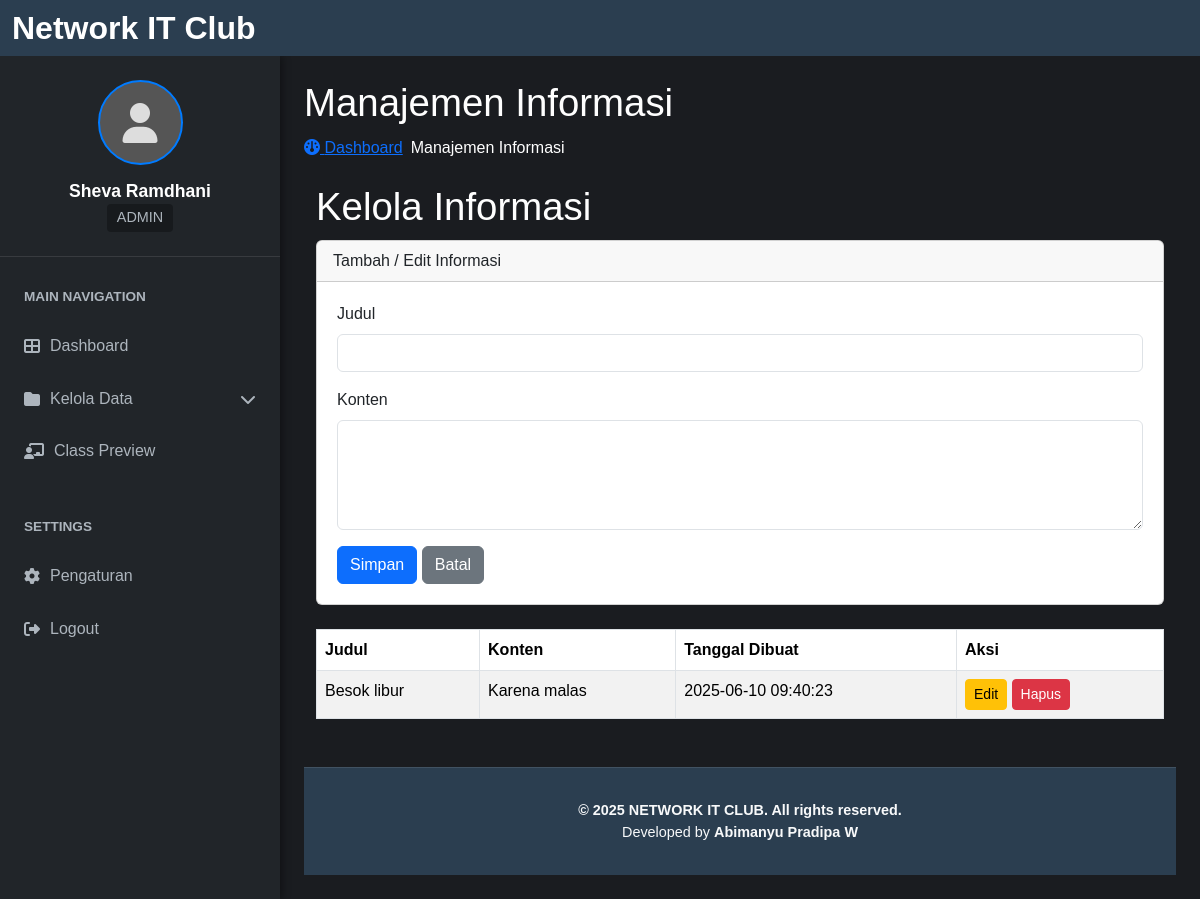
Page /dashboard/informasi/index.php (signed in) on the committed database.
### tables this page shows
CREATE TABLE `informasi` (
  `id` int(11) NOT NULL,
  `title` varchar(255) NOT NULL,
  `content` text NOT NULL,
  `created_at` timestamp NOT NULL DEFAULT current_timestamp()
);

### dashboard/informasi/index.php (the view, shortened to what this page needs)
<?php
require_once '../../includes/inc_koneksi.php';
require_once '../dashboard_header.php';
$page_title = "Manajemen Informasi";
$informasi_list = [];
$query = "SELECT * FROM informasi ORDER BY created_at DESC";
$result = mysqli_query($koneksi, $query);
if ($result) {
    while ($row = mysqli_fetch_assoc($result)) {
        $informasi_list[] = $row;
    }
}
?>
<div class="content-wrapper mb-5" style="min-width: 100%;">
    <section class="content-header">
        <h1><?php echo $page_title; ?></h1>
        <ol class="breadcrumb gap-2">
            <li><a href="../../index.php"><i class="fa fa-dashboard"></i> Dashboard</a></li>
            <li class="active"><?php echo $page_title; ?></li>
        </ol>
    </section>
<div class="container mt-4">
    <h1>Kelola Informasi</h1>
    <div class="card mb-4">
        <div class="card-header">Tambah / Edit Informasi</div>
        <div class="card-body">
            <form method="POST" action="index.php" id="informasiForm">
                <div class="mb-3">
                    <label for="title" class="form-label">Judul</label>
                    <input type="text" class="form-control" name="title" id="title" required>
                </div>
                <div class="mb-3">
                    <label for="content" class="form-label">Konten</label>
                    <textarea class="form-control" name="content" id="content" rows="4" required></textarea>
                </div>
                <button type="submit" class="btn btn-primary">Simpan</button>
                <button type="button" class="btn btn-secondary" id="btnCancel">Batal</button>
            </form>
        </div>
    </div>
    <table class="table table-striped table-bordered">
        <thead>
            <tr>
                <th>Judul</th>
                <th>Konten</th>
                <th>Tanggal Dibuat</th>
                <th>Aksi</th>
            </tr>
        </thead>
        <tbody>
            <?php if (count($informasi_list) === 0): ?>
                <tr><td colspan="4" class="text-center">Belum ada data informasi.</td></tr>
            <?php else: ?>
                <?php foreach ($informasi_list as $info): ?>
                    <tr>
                        <td><?= htmlspecialchars($info['title']) ?></td>
                        <td><?= nl2br(htmlspecialchars($info['content'])) ?></td>
                        <td><?= $info['created_at'] ?></td>
                        <td>
                            <button class="btn btn-sm btn-warning btn-edit" data-id="<?= $info['id'] ?>"
                                data-title="<?= htmlspecialchars($info['title'], ENT_QUOTES) ?>"
                                data-content="<?= htmlspecialchars($info['content'], ENT_QUOTES) ?>">Edit</button>
                            <a href="index.php?delete=<?= $info['id'] ?>" class="btn btn-sm btn-danger"
                                onclick="return confirm('Hapus data ini?')">Hapus</a>
                        </td>
                    </tr>
                <?php endforeach; ?>
            <?php endif; ?>
        </tbody>
    </table>
</div>
<?php require_once '../dashboard_footer.php'; ?>

### css/dashboard.css (style rules this page uses)
:root { --sidebar-width: 280px; --navbar-height: 56px; --footer-height: 60px; --header-bg: #2b3e50; --sidebar-bg: #212529; --main-content-bg: #1a1c20; --text-color: #ffffff; --accent-color: #007bff; --muted-text: #adb5bd; --navbar-brand-desktop-size: 2rem; --navbar-brand-tablet-size: 1.5rem; --navbar-brand-mobile-size: 1.25rem; --profile-name-desktop-size: 1.1rem; --profile-name-tablet-size: 1rem; --profile-name-mobile-size: 0.9rem; --profile-role-desktop-size: 0.9rem; --profile-role-tablet-size: 0.8rem; --profile-role-mobile-size: 0.7rem; --sidebar-heading-desktop-size: 0.85rem; --sidebar-heading-tablet-size: 0.75rem; --sidebar-heading-mobile-size: 0.65rem; --list-item-desktop-size: 1rem; --list-item-tablet-size: 0.9rem; --list-item-mobile-size: 0.8rem; --card-icon-desktop-size: 5rem; --card-icon-mobile-size: 4.5rem; }
body { background-color: var(--main-content-bg); color: var(--text-color); font-family: "Segoe UI", Tahoma, Geneva, Verdana, sans-serif; margin: 0; min-height: 100vh; display: flex; flex-direction: column; }
.card-body { position: relative; padding: 1.25rem; }

### dashboard/css/class.css (style rules this page uses)
:root { --blue: #2a33bf; --white: #ffffff; --black: #000000; --bg: #121212; }
body { background-color: var(--bg); color: var(--white); font-family: Arial, sans-serif; text-decoration: none; }

### dashboard/css/material.css (style rules this page uses)
h1 { font-size: 2.4rem; margin-bottom: 10px; color: #fefefe; }

### rows in the picture
informasi: title "Besok libur", content "Karena malas", created_at "2025-06-10 09:40:23"

### other values in the picture
$logged_in_username "Sheva Ramdhani"
$logged_in_role "ADMIN"
$text "Dashboard"
$text "Kelola Data"
$text "Class Preview"
$page_title "Manajemen Informasi"
